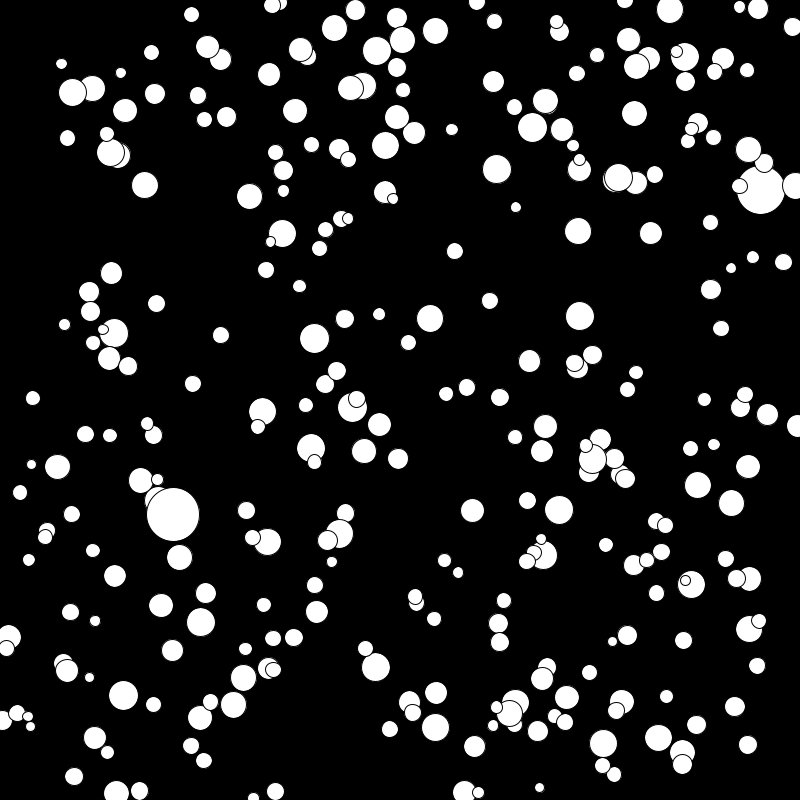
Frame 1 (no input)
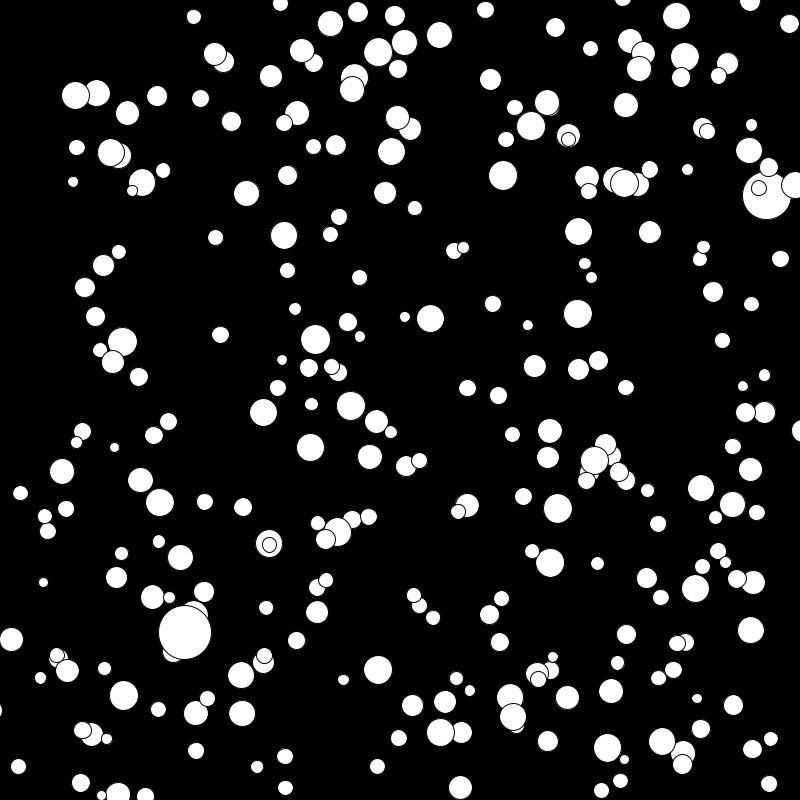
Frame 60 (the mouse pressed at the canvas centre just before this capture)
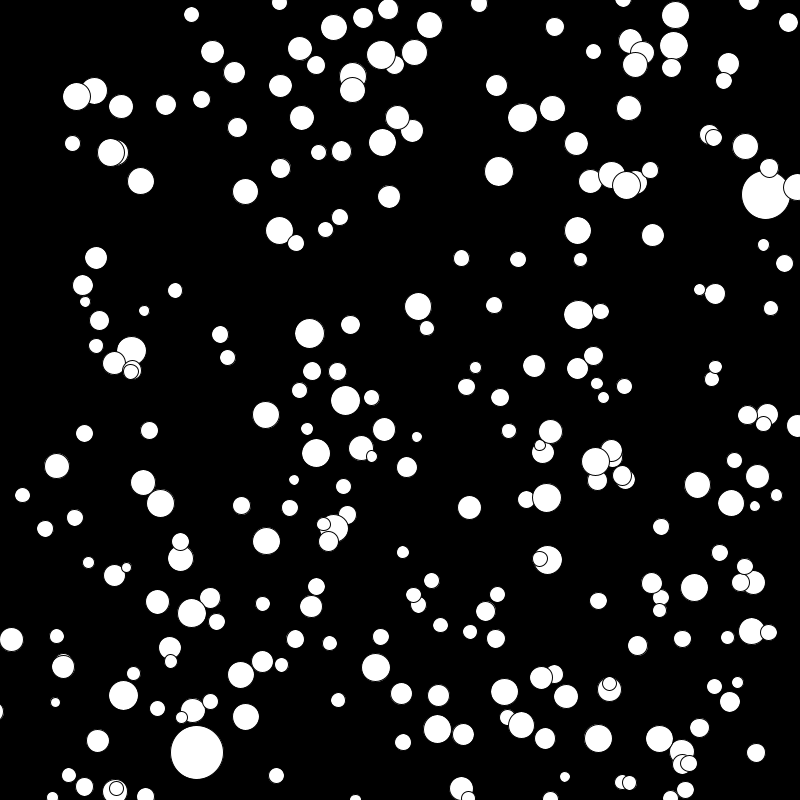
Frame 120 (the mouse held since frame 60 and released just before this capture)

The Processing sketch that drew these frames (run headless with seeded random() and noise(); from frame 60 on, the mouse is pressed at the canvas centre):

// Processing sketch: processing_165577
// ── processing_165577.pde



Bolas test = new Bolas();
Bolas[] objects = new Bolas[201];
Fall rainTest = new Fall();
Fall[] rain = new Fall[100];

//object orienting programming
//oop
//With what we have learned in class

void setup(){
  smooth();
  size(800,800);
  test.prime(width/2, height/2, 50, 10);
  for(int i=0; i<200; i++){
    objects[i] = new Bolas();
    objects[i].prime(random(0, width), random(0, width), 20, 10);
  }
  rainTest.prime(width/2, height/2, 50, 10);
  for(int i=0; i<99; i++){
    rain[i] = new Fall();
    rain[i].prime(random(0, width), random(0, width), 10, 30);
  }
  
}

void draw(){
 background(0);
 test.update();
 for(int i=0; i<200; i++){
 objects[i].update();
 }
 rainTest.update();
 for(int i=0; i<99; i++){
 rain[i].update();
 }
 
}
class Bolas{

float bigness;
float xPos;
float yPos;
float cVar;

//constructor
void prime(float _xPos, float _yPos, float _bigness, float _cVar){
  cVar = _cVar;
  cVar += random(10, 200);
  xPos = _xPos;
  yPos = _yPos;
  bigness = _bigness;
  bigness += random(-5, 10);
  xPos = width/2 + random (-width/2, width/2);
  yPos = width/2 + random (-width/2, width/2);
}

void update(){
 float speed = random(-1, 1);
  xPos += speed;
  yPos += speed;
 ellipse(xPos, yPos, bigness, bigness);
}

}
class Fall{

float bigness;
float xPos;
float yPos;
float cVar;

//constructor
void prime(float _xPos, float _yPos, float _bigness, float _cVar){
  cVar = _cVar;
  cVar += random(10, 200);
  xPos = _xPos;
  yPos = _yPos;
  bigness = _bigness;
  bigness += random(0, 8);
  xPos = width/2 + random (-width/2, width/2);
  yPos = width/2 + random (-width/2, width/2);
}

void update(){
  float gravity = 1;
  float speed = 1;
  speed += gravity;
  
  xPos += speed/10;
  yPos += speed;
 ellipse(xPos, yPos, bigness, bigness);
}

}
